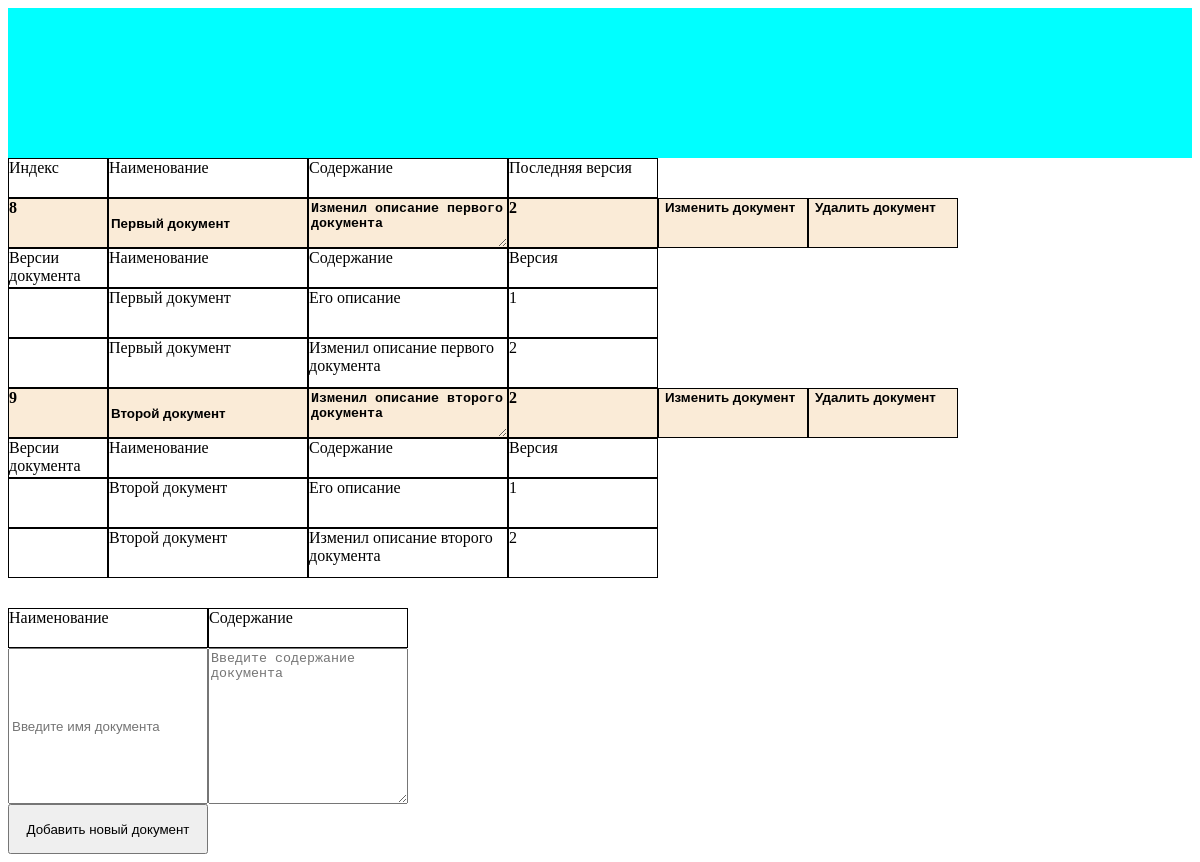
The page / on the database its author committed.
### nsign/documents/models.py (models this page shows, shortened)
class Document(models.Model):
    name = models.CharField(_("Name"), max_length=255)
    description = models.TextField(_("Description"))
    class Meta:
        verbose_name = "Document"
        verbose_name_plural = "Documents"
    @property
    def last_version(self):
        version = ""
        if self.versions.exists():
            version = self.versions.last().version
        return version

class Version(models.Model):
    document = models.ForeignKey(Document, on_delete=models.CASCADE, related_name="versions")
    version = models.PositiveIntegerField(_("Version"), default=1, blank=True, null=True)
    name = models.CharField(_("Name"), max_length=255)
    description = models.TextField(_("Description"))
    class Meta:
        verbose_name = "Version"
        verbose_name_plural = "Versions"

### nsign/documents/views.py (the view)
# urls.py: path("", views.IndexView.as_view(), name='index'),
class IndexView(TemplateView):
    template_name = "index.html"
    def get_context_data(self, **kwargs):
        context = super().get_context_data(**kwargs)
        documents = Document.objects.all()
        update_forms = [{
            "form": DocumentUpdateForm(instance=obj),
            "obj": obj,
        } for obj in documents]
        context |= {
            "documents": documents,
            "form": DocumentForm,
            "update_forms": update_forms,
        }
        return context

### nsign/templates/index.html (shortened to what this page needs)
{% load static %}
<!DOCTYPE html>
<html lang="en">
<head>
    <link rel="stylesheet" type="text/css" href="{% static 'documents/css/index.css' %}">
</head>
<body>
    <div class="head"></div>
    <div class="body">
        <div class="table">
            <div class="table-head">
                <span class="col col-1">Индекс</span>
                <span class="col col-2">Наименование</span>
                <span class="col col-3">Содержание</span>
                <span class="col col-4">Последняя версия</span>
            </div>
            <div class="table-body">
                {% for update_form in update_forms %}
                    <form class="row" method="post" enctype="multipart/form-data">
                        <span class="col col-1">{{ update_form.obj.id }}</span>
                        {{ update_form.form.name }}
                        {{ update_form.form.description }}
                        <span class="col col-4">{{ update_form.obj.last_version }}</span>
                        <button class="col col-5" type="submit" formaction="{% url 'update' pk=update_form.obj.id %}">Изменить документ</button>
                        <button class="col col-6" type="submit" formaction="{% url 'delete' pk=update_form.obj.id %}">Удалить документ</button>
                    </form>
                    <div class="version-head">
                        <span class="col col-1">Версии документа</span>
                        <span class="col col-2">Наименование</span>
                        <span class="col col-3">Содержание</span>
                        <span class="col col-4">Версия</span>
                    </div>
                    {% for version in update_form.obj.versions.all %}
                        <div class="version-row">
                            <span class="col col-1"></span>
                            <span class="col col-2">{{ version.name }}</span>
                            <span class="col col-3">{{ version.description }}</span>
                            <span class="col col-4">{{ version.version }}</span>
                        </div>
                    {% endfor %}
                {% endfor %}
            </div>
        </div>
        <form class="new-document" method="post" action="{% url 'create' %}" enctype="multipart/form-data">
            <div class="table-head">
                <span class="col">Наименование</span>
                <span class="col">Содержание</span>
            </div>
            <div class="table-row">
                {{ form.name }}
                {{ form.description }}
            </div>
            <button class="add-doc-btn" type="submit">Добавить новый документ</button>
        </form>
    </div>
</body>
</html>

### nsign/static/documents/css/index.css (style rules this page uses)
body { display: flex; flex-direction: column; align-items: stretch; }
.head { display: flex; flex: 0 0 150px; background: aqua; }
.body { display: flex; flex-direction: column; gap: 30px; }
.body .table { display: flex; flex-direction: column; }
.body .table .table-head { display: flex; flex: 0 0 40px; }
.table-head .col { display: flex; border: 1px solid black; box-sizing: border-box; }
.table-head .col.col-1 { flex: 0 0 100px; }
.table-head .col.col-2 { flex: 0 0 200px; }
.table-head .col.col-3 { flex: 0 0 200px; }
.table-head .col.col-4 { flex: 0 0 150px; }
.body .table .table-body { display: flex; flex-direction: column; }
.table-body .row { display: flex; flex: 0 0 50px; }
.table-body .row .col { display: flex; border: 1px solid black; box-sizing: border-box; font-weight: bold; background: antiquewhite; }
.table-body .row .col.col-1 { flex: 0 0 100px; }
.table-body .row .col.col-2 { flex: 0 0 200px; }
.table-body .row .col.col-3 { flex: 0 0 200px; height: 50px; }
.table-body .row .col.col-4 { flex: 0 0 150px; }
.table-body .row .col.col-5 { flex: 0 0 150px; }
.table-body .row .col.col-6 { flex: 0 0 150px; }
.table-body .version-head { display: flex; flex: 0 0 40px; }
.version-head .col { display: flex; border: 1px solid black; box-sizing: border-box; }
.version-head .col.col-1 { flex: 0 0 100px; }
.version-head .col.col-2 { flex: 0 0 200px; }
.version-head .col.col-3 { flex: 0 0 200px; }
.version-head .col.col-4 { flex: 0 0 150px; }
.table-body .version-row { display: flex; flex: 0 0 50px; }
.version-row .col { display: flex; border: 1px solid black; box-sizing: border-box; }
.version-row .col.col-1 { flex: 0 0 100px; }
.version-row .col.col-2 { flex: 0 0 200px; }
.version-row .col.col-3 { flex: 0 0 200px; }
.version-row .col.col-4 { flex: 0 0 150px; }
.new-document { display: flex; flex-direction: column; }
.new-document .table-head { display: flex; flex: 40px; }
.new-document .table-row { display: flex; flex: 40px; }
.new-document .col { display: flex; flex: 0 0 200px; box-sizing: border-box; }
.new-document .add-doc-btn { display: flex; flex: 0 0 50px; width: 200px; justify-content: center; align-items: center; }

### rows shown on the page
Document: obj.id "8", name "Первый документ", description "Изменил описание первого документа", obj.last_version "2"
Version: name "Первый документ", description "Его описание", version "1"
Version: name "Первый документ", description "Изменил описание первого документа", version "2"
Document: obj.id "9", name "Второй документ", description "Изменил описание второго документа", obj.last_version "2"
Version: name "Второй документ", description "Его описание", version "1"
Version: name "Второй документ", description "Изменил описание второго документа", version "2"
